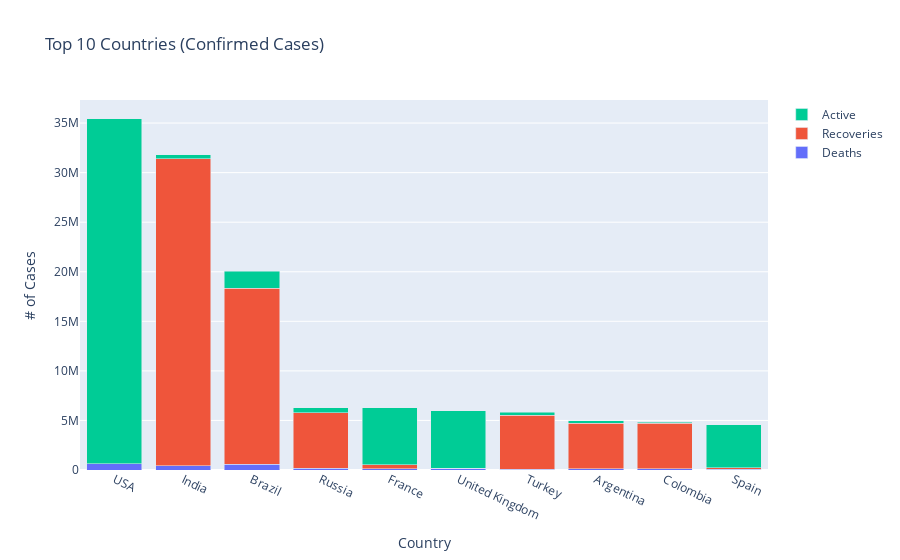

The notebook cell saved with this chart:
### Markdown cell above
### Trực quan hóa 10 quốc gia được xác nhận hàng đầu với số ca vẫn còn mắc Covid, phục hồi và tử vong bằng cách sử dụng biểu đồ thanh xếp chồng lên nhau.

### Code cell
x = top10_confirmed_countries.index
# Create figure
fig1 = go.Figure()

# Create trace for each categories
trace0 = go.Bar(x=x, y=top10_confirmed_countries['Deaths'], name ='Deaths')
trace1 = go.Bar(x=x, y=top10_confirmed_countries['Recoveries'], name ='Recoveries')
trace2 = go.Bar(x=x, y=top10_confirmed_countries['Active'], name ='Active')

# Adding trace to figure
fig1.add_trace(trace0)
fig1.add_trace(trace1)
fig1.add_trace(trace2)

# Setting layout
fig1.update_layout(barmode='stack', 
                  title="Top 10 Countries (Confirmed Cases)",
                  xaxis_title="Country",
                  yaxis_title="# of Cases")
# fig1.update_layout(template='plotly_dark')

fig1.update_xaxes(tickangle=25)

# Show plot
fig1.show()

### Figure 1 — Plotly figure (JSON) as saved in the notebook; plotly's stock layout.template omitted (floating-point values rounded to 4 significant figures)
{"data": [{"name": "Deaths", "type": "bar", "x": ["USA", "India", "Brazil", "Russia", "France", "United Kingdom", "Turkey", "Argentina", "Colombia", "Spain"], "y": [611222, 426290, 559944, 159032, 112245, 157209, 51767, 106747, 121695, 81844]}, {"name": "Recoveries", "type": "bar", "x": ["USA", "India", "Brazil", "Russia", "France", "United Kingdom", "Turkey", "Argentina", "Colombia", "Spain"], "y": [0, 30974748, 17771228, 5609682, 415111, 24693, 5478185, 4615834, 4615354, 150376]}, {"name": "Active", "type": "bar", "x": ["USA", "India", "Brazil", "Russia", "France", "United Kingdom", "Turkey", "Argentina", "Colombia", "Spain"], "y": [34849554, 411076, 1703235, 505292, 5745110, 5798928, 292535, 253035, 78014, 4312964]}], "layout": {"barmode": "stack", "title": {"text": "Top 10 Countries (Confirmed Cases)"}, "xaxis": {"tickangle": 25, "title": {"text": "Country"}}, "yaxis": {"title": {"text": "# of Cases"}}}}
